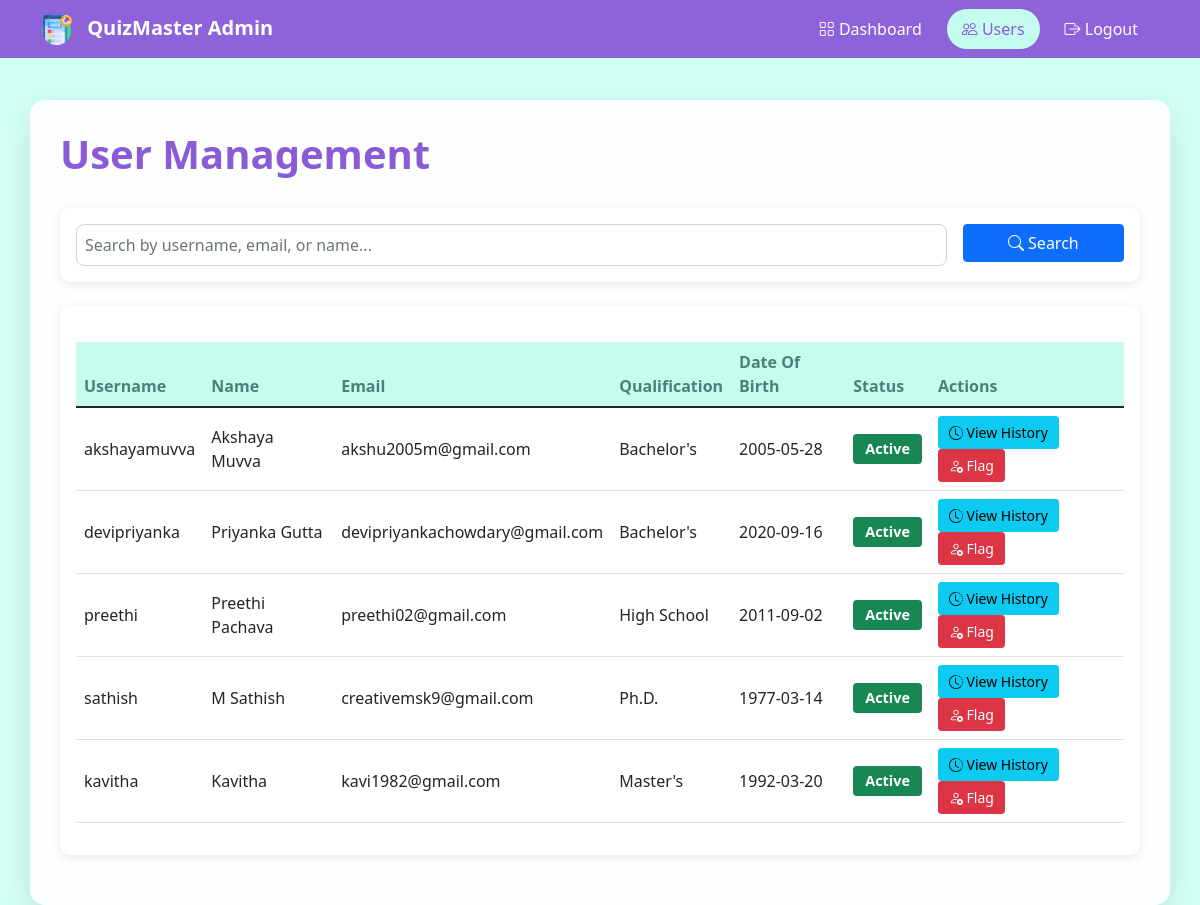
The page /user_management (signed in) on the database its author committed.
### main.py (models this page shows)
class User(db.Model):
    id = db.Column(db.Integer, primary_key=True)
    name = db.Column(db.String(60),nullable=False)
    username = db.Column(db.String(80), unique=True, nullable=False)
    email = db.Column(db.String(120), unique=True, nullable=False)
    passhash = db.Column(db.String(256), nullable=False)
    qualification = db.Column(db.String(60), nullable=False)
    date_of_birth = db.Column(db.Date , nullable = False)
    is_admin = db.Column(db.Boolean, default=False)
    is_flagged = db.Column(db.Boolean, default=False)
    scores = db.relationship('Scores', back_populates = 'user',cascade = 'all, delete-orphan')

### main.py (the view)
@app.route('/user_management', methods=['GET'])
def user_management():
    if 'admin' not in session:
        return redirect(url_for('login'))
    search_query = request.args.get('search', '')
    if search_query:
        users = User.query.filter(
            (User.username.ilike(f'%{search_query}%')) |(User.email.ilike(f'%{search_query}%')) |(User.name.ilike(f'%{search_query}%'))).filter(User.is_admin == False).all()
    else:
        users = User.query.filter_by(is_admin=False).all()
    return render_template('user_management.html', users=users, search_query=search_query)

### templates/user_management.html (shortened to what this page needs)
<!DOCTYPE html>
<html lang="en">
<head>
    <link href="https://cdn.jsdelivr.net/npm/bootstrap@5.1.3/dist/css/bootstrap.min.css" rel="stylesheet">
    <link rel="stylesheet" href="https://cdn.jsdelivr.net/npm/bootstrap-icons@1.7.2/font/bootstrap-icons.css">
    <link rel="stylesheet" href="{{ url_for('static', filename='css/admin-styles.css') }}">
</head>
<body>
    <nav class="navbar navbar-expand-lg navbar-dark fixed-top">
        <div class="container">
            <a class="navbar-brand" href="#">
                <img src="{{ url_for('static', filename='images/logo.png') }}" alt="QuizMaster Logo" class="nav-logo">
                QuizMaster Admin
            </a>
            <div class="collapse navbar-collapse" id="navbarNav">
                <ul class="navbar-nav ms-auto">
                    <li class="nav-item">
                        <a class="nav-link" href="{{ url_for('admin_dashboard') }}">
                            <i class="bi bi-grid"></i> Dashboard
                        </a>
                    </li>
                    <li class="nav-item">
                        <a class="nav-link active" href="{{ url_for('user_management') }}">
                            <i class="bi bi-people"></i> Users
                        </a>
                    </li>
                    <li class="nav-item">
                        <a class="nav-link" href="{{ url_for('logout') }}">
                            <i class="bi bi-box-arrow-right"></i> Logout
                        </a>
                    </li>
                </ul>
            </div>
        </div>
    </nav>
    <div class="container main-content">
        <div class="dashboard-header">
            <h1>User Management</h1>
        </div>
        <div class="card mb-4">
            <div class="card-body">
                <form action="{{ url_for('user_management') }}" method="GET" class="row g-3">
                    <div class="col-md-10">
                        <input type="text"
                               class="form-control"
                               name="search"
                               placeholder="Search by username, email, or name..."
                               value="{{ search_query }}">
                    </div>
                    <div class="col-md-2">
                        <button type="submit" class="btn btn-primary w-100">
                            <i class="bi bi-search"></i> Search
                        </button>
                    </div>
                </form>
            </div>
        </div>
        <div class="card">
            <div class="card-body">
                <div class="table-responsive">
                    <table class="table table-hover">
                        <thead>
                            <tr>
                                <th>Username</th>
                                <th>Name</th>
                                <th>Email</th>
                                <th>Qualification</th>
                                <th>Date Of Birth</th>
                                <th>Status</th>
                                <th>Actions</th>
                            </tr>
                        </thead>
                        <tbody>
                            {% if users %}
                                {% for user in users %}
                                <tr>
                                    <td>{{ user.username }}</td>
                                    <td>{{ user.name }}</td>
                                    <td>{{ user.email }}</td>
                                    <td>{{ user.qualification }}</td>
                                    <td>{{ user.date_of_birth.strftime('%Y-%m-%d') }}</td>
                                    <td>
                                        {% if user.is_flagged %}
                                            <span class="badge bg-danger">Flagged</span>
                                        {% else %}
                                            <span class="badge bg-success">Active</span>
                                        {% endif %}
                                    </td>
                                    <td>
                                        <a href="{{ url_for('user_specific_history', user_id=user.id) }}" class="btn btn-info btn-sm">
                                            <i class="bi bi-clock-history"></i> View History
                                        </a>
                                        <form action="{{ url_for('toggle_user_flag', user_id=user.id) }}" method="POST" class="d-inline">
                                            <button type="submit"
                                                    class="btn btn-sm {% if user.is_flagged %}btn-success{% else %}btn-danger{% endif %}"
                                                    onclick="return confirm('Are you sure you want to {% if user.is_flagged %}unflag{% else %}flag{% endif %} this user?')">
                                                {% if user.is_flagged %}
                                                    <i class="bi bi-person-check"></i> Unflag
                                                {% else %}
                                                    <i class="bi bi-person-x"></i> Flag
                                                {% endif %}
                                            </button>
                                        </form>
                                    </td>
                                </tr>
                                {% endfor %}
                            {% else %}
                                <tr>
                                    <td colspan="7" class="text-center">No users found.</td>
                                </tr>
                            {% endif %}
                        </tbody>
                    </table>
                </div>
            </div>
        </div>
    </div>
</body>
</html>

### static/css/admin-styles.css (style rules this page uses)
body { background-color: #d2fff5; min-height: 100vh; padding-top: 80px; }
.main-content { background: rgba(255, 255, 255, 0.95); border-radius: 15px; padding: 30px; box-shadow: 0 10px 30px rgba(0, 0, 0, 0.1); margin-top: 20px; }
.card { border: none; border-radius: 10px; box-shadow: 0 2px 10px rgba(0, 0, 0, 0.1); margin-bottom: 20px; }
.navbar { background-color: rgba(139, 91, 215, 0.95) !important; backdrop-filter: blur(10px); }
.nav-logo { width: 30px; height: 30px; margin-right: 10px; }
.navbar-brand { font-weight: 600; color: white !important; }
.nav-link { color: white !important; padding: 8px 15px !important; margin: 0 5px; border-radius: 20px; transition: all 0.3s ease; }
.nav-link:hover, .nav-link.active { background-color: #c4fcf0; color: #8b5bd7 !important; }
.dashboard-header { display: flex; justify-content: space-between; align-items: center; margin-bottom: 30px; }
.dashboard-header h1 { color: #8b5bd7; font-weight: 700; margin: 0; }
.table { margin-top: 20px; }
.table thead th { background-color: #c4fcf0; color: #4c8076; font-weight: 600; border: none; }
.table td { vertical-align: middle; }
.btn-sm { padding: 5px 10px; }
.form-control { border-radius: 8px; padding: 8px; }
.badge { padding: 8px 12px; font-size: 0.9rem; }

### rows shown on the page
User: username "akshayamuvva", name "Akshaya Muvva", email "akshu2005m@gmail.com", qualification "Bachelor's", date_of_birth "2005-05-28", is_flagged "Active"
User: username "devipriyanka", name "Priyanka Gutta", email "devipriyankachowdary@gmail.com", qualification "Bachelor's", date_of_birth "2020-09-16", is_flagged "Active"
User: username "preethi", name "Preethi Pachava", email "preethi02@gmail.com", qualification "High School", date_of_birth "2011-09-02", is_flagged "Active"
User: username "sathish", name "M Sathish", email "creativemsk9@gmail.com", qualification "Ph.D.", date_of_birth "1977-03-14", is_flagged "Active"
User: username "kavitha", name "Kavitha", email "kavi1982@gmail.com", qualification "Master's", date_of_birth "1992-03-20", is_flagged "Active"
